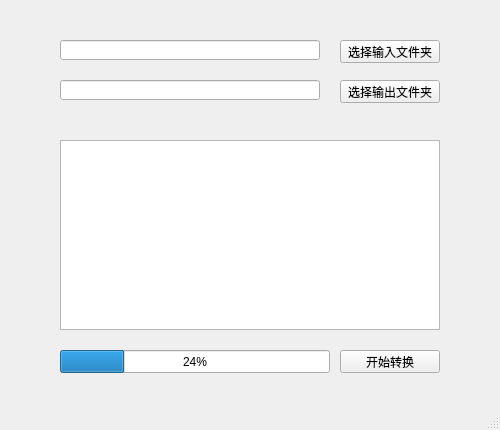
<?xml version="1.0" encoding="UTF-8"?>
<ui version="4.0">
 <class>MainWindow</class>
 <widget class="QMainWindow" name="MainWindow">
  <property name="geometry">
   <rect>
    <x>0</x>
    <y>0</y>
    <width>500</width>
    <height>430</height>
   </rect>
  </property>
  <property name="minimumSize">
   <size>
    <width>500</width>
    <height>430</height>
   </size>
  </property>
  <property name="maximumSize">
   <size>
    <width>500</width>
    <height>430</height>
   </size>
  </property>
  <property name="windowTitle">
   <string>doc2docx</string>
  </property>
  <widget class="QWidget" name="centralwidget">
   <widget class="QLineEdit" name="docLineEdit">
    <property name="geometry">
     <rect>
      <x>60</x>
      <y>40</y>
      <width>260</width>
      <height>20</height>
     </rect>
    </property>
   </widget>
   <widget class="QPushButton" name="docBtn">
    <property name="geometry">
     <rect>
      <x>340</x>
      <y>40</y>
      <width>100</width>
      <height>23</height>
     </rect>
    </property>
    <property name="text">
     <string>选择输入文件夹</string>
    </property>
   </widget>
   <widget class="QProgressBar" name="progressBar">
    <property name="geometry">
     <rect>
      <x>60</x>
      <y>350</y>
      <width>270</width>
      <height>23</height>
     </rect>
    </property>
    <property name="value">
     <number>24</number>
    </property>
   </widget>
   <widget class="QPushButton" name="docxBtn">
    <property name="geometry">
     <rect>
      <x>340</x>
      <y>80</y>
      <width>100</width>
      <height>23</height>
     </rect>
    </property>
    <property name="text">
     <string>选择输出文件夹</string>
    </property>
   </widget>
   <widget class="QLineEdit" name="docxLineEdit">
    <property name="geometry">
     <rect>
      <x>60</x>
      <y>80</y>
      <width>260</width>
      <height>20</height>
     </rect>
    </property>
   </widget>
   <widget class="QTextEdit" name="textEdit">
    <property name="geometry">
     <rect>
      <x>60</x>
      <y>140</y>
      <width>380</width>
      <height>190</height>
     </rect>
    </property>
   </widget>
   <widget class="QPushButton" name="startBtn">
    <property name="geometry">
     <rect>
      <x>340</x>
      <y>350</y>
      <width>100</width>
      <height>23</height>
     </rect>
    </property>
    <property name="text">
     <string>开始转换</string>
    </property>
   </widget>
  </widget>
  <widget class="QMenuBar" name="menubar">
   <property name="geometry">
    <rect>
     <x>0</x>
     <y>0</y>
     <width>500</width>
     <height>23</height>
    </rect>
   </property>
  </widget>
  <widget class="QStatusBar" name="statusbar"/>
 </widget>
 <resources/>
 <connections/>
</ui>
